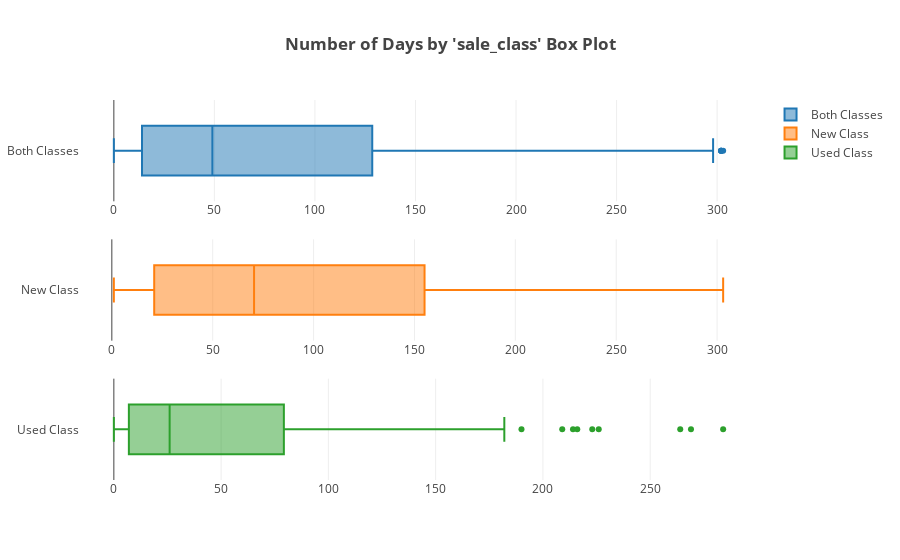

Notebook cell for this chart:
### Code cell
#Distribution of the outcome variable daysOnWebsite for both used and new sale classes 
#initiate the Plotly Notebook mode
init_notebook_mode(connected=True)

traceAll={"x":data1['daysOnWeb'],"type":"box","name":"Both Classes"}



traceNew = {
    "x":data1['daysOnWeb'].groupby(data1['sale_class']).get_group('New'),
    "type":"box",
    "name":"New Class",
}
traceUsed = {
    "x":data1['daysOnWeb'].groupby(data1['sale_class']).get_group('Used'),
    "type":"box",
    "name":"Used Class",
}

fig = tools.make_subplots(rows=3, cols=1)
fig.append_trace(traceAll,1,1)
fig.append_trace(traceNew, 2, 1)
fig.append_trace(traceUsed, 3, 1)
fig['layout']['title']="<b>Number of Days by 'sale_class' Box Plot</b>"
#fig.layout = {"title": "<b>Number of Days by 'sale_class' Box Plot</b>"}

iplot(fig)

### Figure 1 — Plotly figure (JSON) as saved in the notebook; plotly's stock layout.template omitted (floating-point values rounded to 4 significant figures; data arrays with more than 128 entries replaced by an {"elided": "..."} marker saying what was removed)
{"data": [{"name": "Both Classes", "type": "box", "uid": "03c2e444-446e-4947-852f-aec5a6abbcb2", "x": {"elided": "813 int values"}, "xaxis": "x", "yaxis": "y"}, {"name": "New Class", "type": "box", "uid": "a24717e0-5d25-4df9-92c7-8401723ff215", "x": {"elided": "512 int values"}, "xaxis": "x2", "yaxis": "y2"}, {"name": "Used Class", "type": "box", "uid": "21859e57-fdf5-4a3d-8dbc-e1d663bba1a2", "x": {"elided": "301 int values"}, "xaxis": "x3", "yaxis": "y3"}], "layout": {"title": {"text": "<b>Number of Days by 'sale_class' Box Plot</b>"}, "xaxis": {"anchor": "y", "domain": [0, 1]}, "xaxis2": {"anchor": "y2", "domain": [0, 1]}, "xaxis3": {"anchor": "y3", "domain": [0, 1]}, "yaxis": {"anchor": "x", "domain": [0.7333, 1]}, "yaxis2": {"anchor": "x2", "domain": [0.3667, 0.6333]}, "yaxis3": {"anchor": "x3", "domain": [0, 0.2667]}}}
